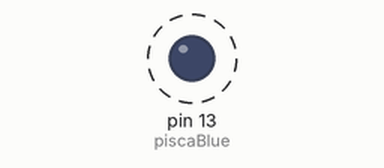
Bench run of a sketch on a simulated Arduino Uno, built with avr-gcc and run on an emulated ATmega328P. Shown: output pins drawn as LEDs (lit = HIGH). Dashed ring = blinking.

Above: at 0.5 s.
Timing chart, 0 to 4.6 s (numbered marks = the images above):
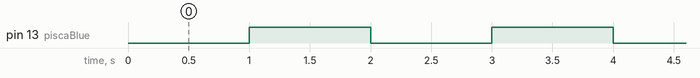

Measured:
- by itself, pin 13 (piscaBlue): alternates HIGH for 1.0 s and LOW for 1.0 s

The sketch:

aula_31_pisca_pisca_sem_delay_1.ino
```cpp
/*
Autor: Eduardo Leandrini Santos
Data:07/03/2025
Descrição: Aprendendo a ligar o Led sem usar "delay()"
*/
#define piscaBlue 13

unsigned long tempoInicial = 0;
bool estadoLed = 0;


void setup()
{
  pinMode(piscaBlue, OUTPUT);
}

void loop()
{
 unsigned long tempoAtual = millis();

  if(tempoAtual - tempoInicial >= 1000){

    if(!estadoLed){
      digitalWrite(piscaBlue, HIGH);
      estadoLed = 1;

    }else{
      digitalWrite(piscaBlue, LOW);
      estadoLed = 0;
    }
    tempoInicial = tempoAtual;
  }


}
```
